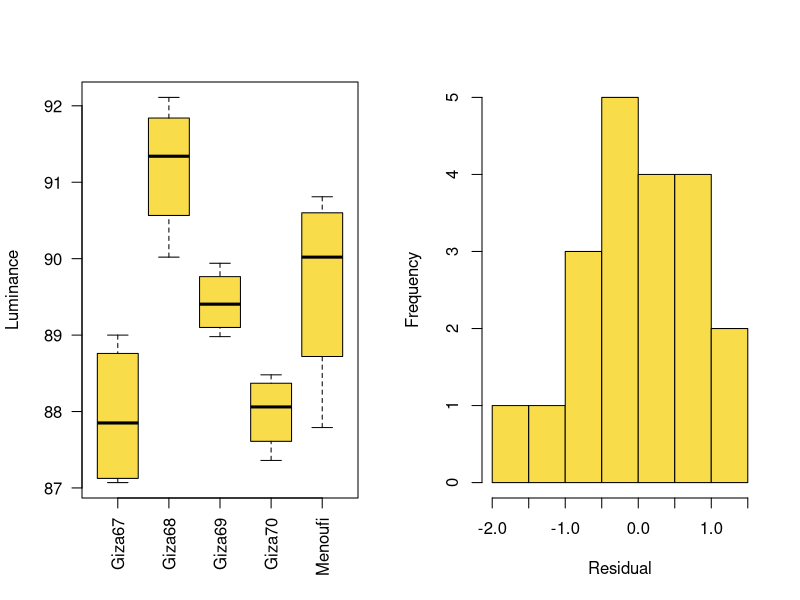
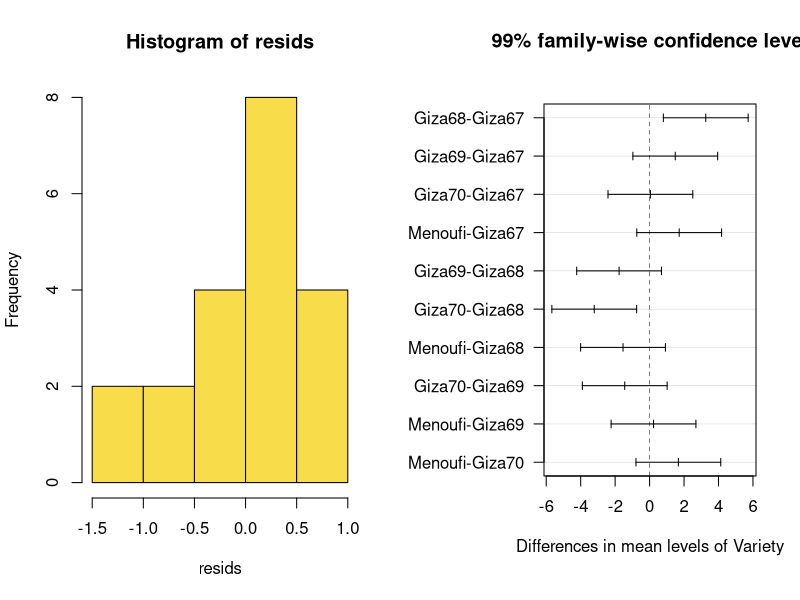
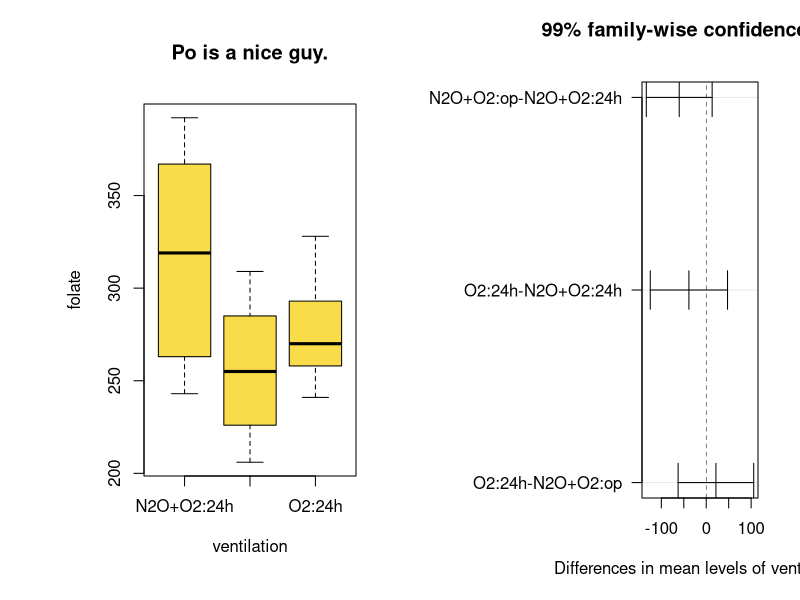

Reproduce these figures in R, in order.
## ---- chunk 1
options(width=80)
knitr::opts_chunk$set(comment=NA, echo = FALSE)
pagebreak <- function() {
  if(knitr::is_latex_output()){return("\\newpage")} else {return('<div style="page-break-before: always;" />')}
}
## ---- chunk 2
#### Part I
ec <- read.csv("egyptianCotton.csv")
head(ec)
## ---- chunk 3
fittedModel <- aov(Luminance ~ Variety, 
                   data = ec
                   )
## ---- chunk 4
par(mfrow=c(1,2)) ## two side-by-side plots
boxplot(Luminance ~ Variety, 
        data = ec,
        xlab="",
        las = 2, ## vertical labels
        col = "#F8DC4A"
        )
hist(fittedModel$residuals,
     ylab="Frequency",
     xlab="Residual",
     main="",
     col = "#F8DC4A"
     )
normalData <- rnorm(dim(ec)[1])
resids <- aov(normalData~Variety, data=ec)$residuals
hist(resids, col = "#F8DC4A")
## ---- chunk 5
anova(fittedModel)
tuky <- TukeyHSD(fittedModel, 
                 conf.level = 0.99
                 )
par(mar=c(5,6,4,1)+1.2) ## so that labels don't get cut off
plot(tuky, 
     las=1 ## horizontal labels
     )
## ---- chunk 6
av <- read.csv("AnesthesiaVentilation.csv")
# Or read.csv("http://www.stat.ucdavis.edu/~affarris/AnesthesiaVentilation.csv")
head(av, 10)
## ---- chunk 7
boxplot(folate ~ ventilation, 
        data = av,
        main = "Po is a nice guy.",
        col = "#F8DC4A"
        )
## ---- chunk 8
fittedModel <- aov(folate ~ ventilation, 
                   data = av
                   )
anova(fittedModel)
## ---- chunk 9
tuky <- TukeyHSD(fittedModel, 
                 conf.level = 0.99
                 )
par(mar=c(5,12,4,2)+0.1)
plot(tuky, 
     las=1 ## horizontal labels
     )
